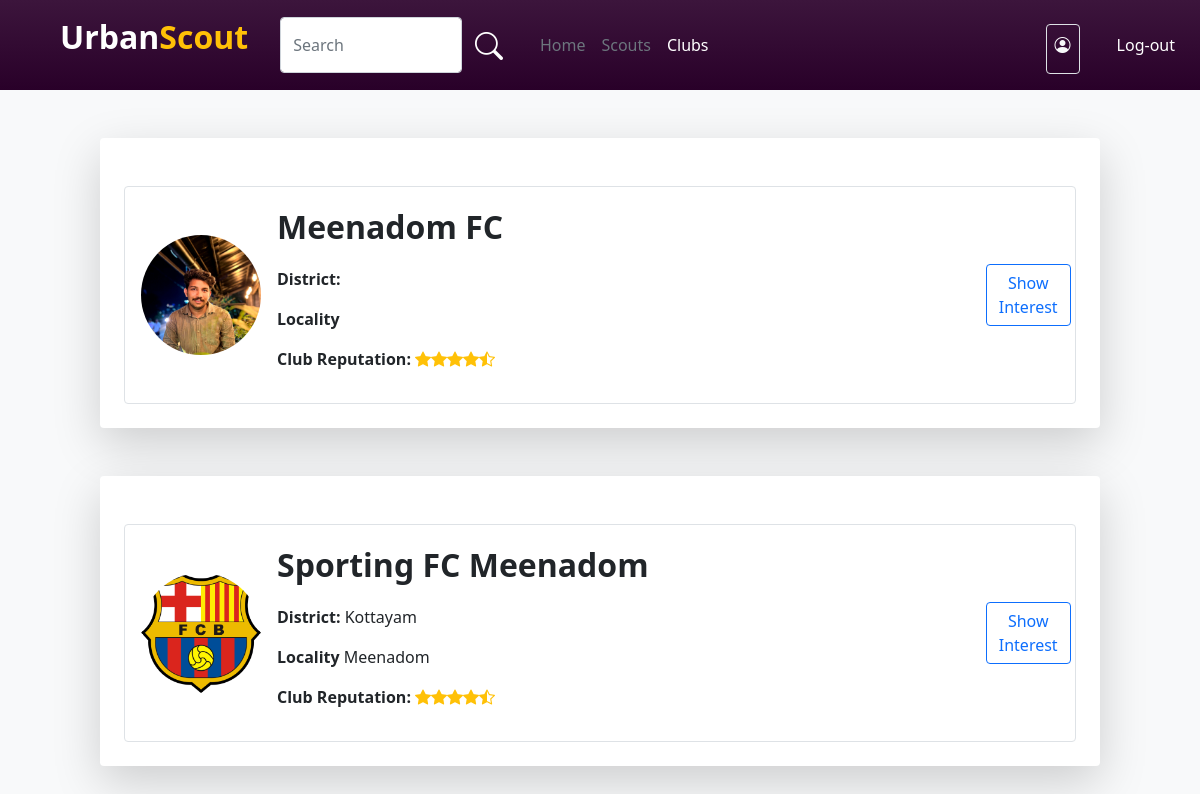
The app's page /player-club with its own data.
### account/models.py (models this page shows)
class User(AbstractUser):
    username=None
    USERNAME_FIELD = 'email'
    email = models.EmailField(unique=True)
    img=models.ImageField(upload_to='pics')
    is_player=models.BooleanField('is_player',default=False)
    is_club=models.BooleanField('is_club',default=False)
    is_scout=models.BooleanField('is_scout',default=False)
    player_dob = models.DateField(("Date of Birth"), default=date.today, validators=[validate_dob])
    player_pos = models.CharField(("Position"),default='',max_length=30,choices=Pos_Choice)
    district = models.CharField(("District"),default='',max_length=20,choices=District_Choice)
    locality = models.CharField(("Locality"),default='',max_length=50,blank=True)
    player_foot = models.CharField(("Prefered Foot"),default='',max_length=10,choices=Foot_Choice)
    player_ability = models.IntegerField(("Ability"),default=0,choices=Ability_Choice)
    club_reputation = models.IntegerField(("Club Reputation"),default=0,choices=Ability_Choice)
    player_potential = models.IntegerField(("Potential"),default=0,choices=Ability_Choice)
    desc=models.CharField(("Description"),max_length=100, default='')
    club_name=models.CharField((("Club Name")),default='',max_length=30)
    REQUIRED_FIELDS = []

### account/views.py (the view)
# urls.py: path('player-club',views.playerClub,name="player-club"),
def playerClub(request):
    clubs=User.objects.filter(is_club=1).values()
    return render(request,'player-club.html',{'clubs':clubs})

### template/player-club.html (shortened to what this page needs)
{% load static %}
<!DOCTYPE html>
<html lang="en">
<head>
    <link rel="stylesheet" href="{% static 'style.css' %}">
    <link href="https://cdn.jsdelivr.net/npm/bootstrap@5.0.2/dist/css/bootstrap.min.css" rel="stylesheet"
>
    <link rel="stylesheet" href="https://cdn.jsdelivr.net/npm/bootstrap-icons@1.10.5/font/bootstrap-icons.css">
</head>
<body class="bg-light">
    <nav class="navbar player-navbar navbar-expand-lg">
        <div class="container-fluid">
            <a class="ms-5 navbar-brand d-flex fs-2 fw-bold" href="#"><p class="text-white">Urban</p><p class="text-warning">Scout</p></a>
            <div class="collapse navbar-collapse" id="navbarNav">
                <div class="ms-3 d-flex w-50">
                    <input type="text" class="form-control" placeholder="Search">
                    <button class="btn shadow-none"><i class="bi bi-search fs-3 text-white"></i></button>
                </div>
                <div class="ms-3">
                    <ul class="navbar-nav me-auto mb-2 mb-lg-0">
                        <li class="nav-item">
                            <a class="nav-link  text-secondary" aria-current="page" href="{% url 'player-home' %}">Home</a>
                        </li>
                        <li class="nav-item">
                            <a class="nav-link text-secondary" aria-current="page" href="#">Scouts</a>
                        </li>
                        <li class="nav-item">
                            <a class="nav-link text-white" aria-current="page" href="#">Clubs</a>
                        </li>
                    </ul>
                </div>
                <div class="d-flex w-100 justify-content-start justify-content-sm-end">
                    <div class="border rounded p-2 pb-0 mt-2 ms-3">
                        <p class="text-light "><i class="bi bi-person-circle"></i> {{user.first_name}}</p>
                    </div>
                    <button class="btn text-white ms-4">Log-out</button>
                </div>
            </div>
        </div>
    </nav>
    <div class="d-flex flex-column align-items-center justify-content-center">
        {% for i in clubs %}
        <div class="col-10 bg-white rounded p-4 shadow-lg mt-5">
            <div class="border mt-4 d-flex flex-lg-row flex-column justify-content-center justify-content-lg-start align-items-center w-100 p-3 rounded">
                <div class="d-flex align-items-center">
                    <div class="player-scout-img">
                        <img class="w-100 rounded-circle" src={{i.img}} alt="">
                    </div>
                </div>
                <div class="ms-3 col-lg-7 col-12">
                    <p class="fs-2 fw-bold">{{i.club_name}}</p>
                    <p class=""><b>District: </b>{{i.district}} </p>
                    <p class=""><b>Locality </b>{{i.locality}}</p>
                    <p class=""><b>Club Reputation: </b><i class="bi bi-star-fill text-warning text-warning"></i><i class="bi bi-star-fill text-warning"></i><i class="bi bi-star-fill text-warning"></i><i class="bi bi-star-fill text-warning"></i><i class="bi bi-star-half text-warning"></i></p>
                </div>
                <div class="d-flex justify-content-lg-end justify-content-center w-100">
                    <div class="d-flex align-items-center justify-content-center col-3">
                        <button class="btn btn-outline-primary">Show Interest</button>
                    </div>
                </div>
            </div>
        </div>
        {% endfor %}
    </div>
</body>
</html>

### static/style.css (style rules this page uses)
.player-navbar { background: linear-gradient(rgb(60, 21, 60), rgb(41, 0, 41)); }
.player-scout-img { width: 120px; height: 120px; }

### records on screen
User: img (picture), club_name "Meenadom FC"
User: img (picture), club_name "Sporting FC Meenadom", district "Kottayam", locality "Meenadom"
